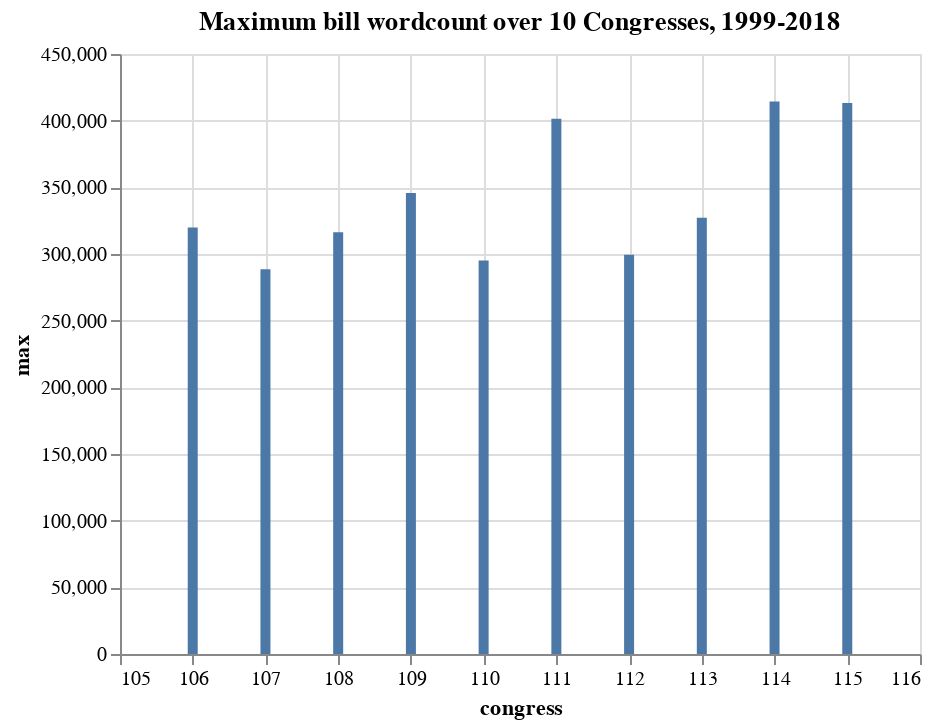

The code cell stored with this chart in its notebook:
### Markdown cell above
#### Graphing the maximum word count by congress

### Code cell
alt.Chart(summary).mark_bar().encode(
    x='congress',
    y='max'
).properties(
    title='Maximum bill wordcount over 10 Congresses, 1999-2018'
)

### Figure 1 — Vega-Lite specification as saved in the notebook (floating-point values rounded to 4 significant figures)
{"config": {"view": {"continuousWidth": 400, "continuousHeight": 300}}, "data": {"name": "data-42ea98576c9d4fdce9ad9e9d69e6218d"}, "mark": "bar", "encoding": {"x": {"type": "quantitative", "field": "congress"}, "y": {"type": "quantitative", "field": "max"}}, "title": "Maximum bill wordcount over 10 Congresses, 1999-2018", "$schema": "https://vega.github.io/schema/vega-lite/v4.8.1.json", "datasets": {"data-42ea98576c9d4fdce9ad9e9d69e6218d": [{"congress": 106, "mean": 7218.0, "median": 603.0, "max": 320000.0, "min": 140.0}, {"congress": 107, "mean": 7164.0, "median": 529.5, "max": 288600.0, "min": 139.0}, {"congress": 108, "mean": 6628.0, "median": 476.0, "max": 316300.0, "min": 136.0}, {"congress": 109, "mean": 8054.0, "median": 384.5, "max": 345800.0, "min": 80.0}, {"congress": 110, "mean": 6798.0, "median": 249.0, "max": 295200.0, "min": 71.0}, {"congress": 111, "mean": 12140.0, "median": 449.0, "max": 401400.0, "min": 114.0}, {"congress": 112, "mean": 8503.0, "median": 538.0, "max": 299400.0, "min": 121.0}, {"congress": 113, "mean": 8406.0, "median": 418.5, "max": 327100.0, "min": 125.0}, {"congress": 114, "mean": 6439.0, "median": 486.0, "max": 414300.0, "min": 154.0}, {"congress": 115, "mean": 9866.0, "median": 397.0, "max": 413300.0, "min": 141.0}]}}
